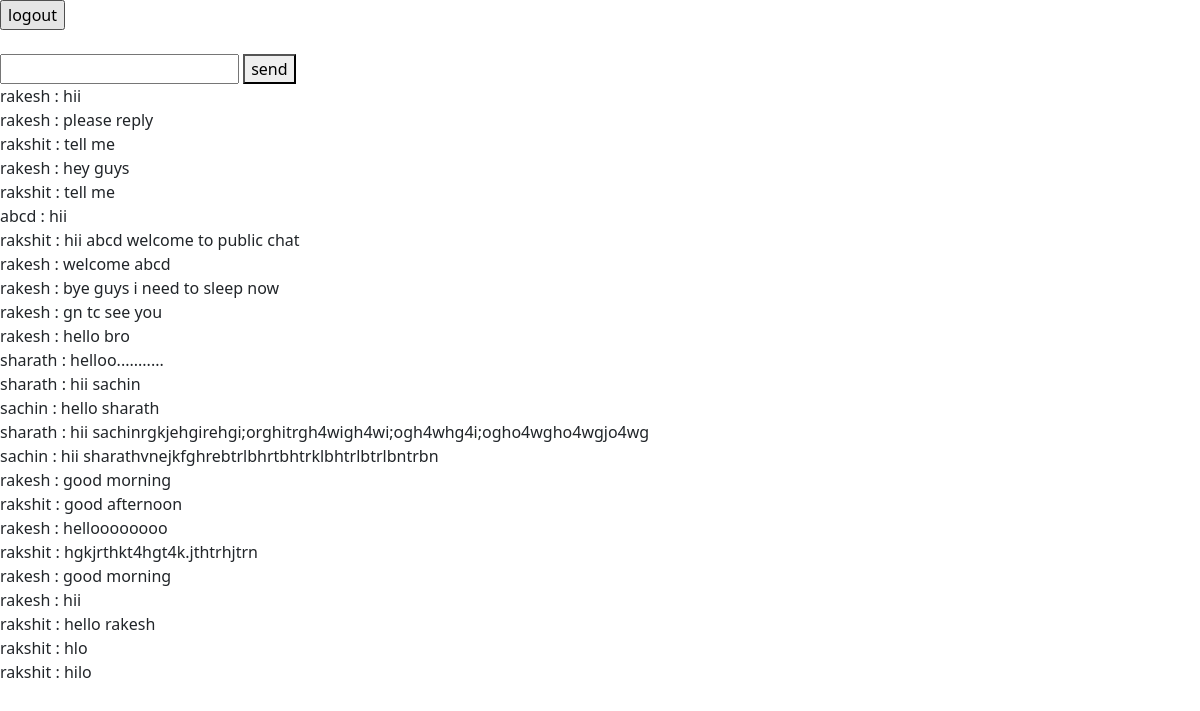
Page /chat/ on the committed database.
### main/models.py (models this page shows, shortened)
class Detial(models.Model):
    user = models.ForeignKey(User,on_delete = models.CASCADE)
    msg = models.TextField()

### main/views.py (the view)
# urls.py: path('chat/',views.chat)
def chat(request):
    get_data = Detial.objects.all()
    context = {
        'get_data' : get_data
    }
    return render(request,'chat.html',context)

### templates/chat.html (shortened to what this page needs)
{% extends 'base.html' %}
{% block body %}
<a href="/logout/"><input type="button" value="logout"></a><br><br>
<input name="msg" id="msg">
<a href="#"><button id="snd">send</button></a>
<div class="chat" id="cht">
    {% if get_data %}
    {% for data in get_data %}
    {{ data.user.username }} : {{ data.msg }} <br>
    {% endfor %}
    {% endif %}
</div>
{% endblock %}

### templates/base.html (shortened to what this page needs)
<!doctype html>
<html lang="en">
  <head>
    <link href="https://cdn.jsdelivr.net/npm/bootstrap@5.1.1/dist/css/bootstrap.min.css" rel="stylesheet">
  </head>
  <body>
    {% block body %}
    {% endblock %}
  </body>
</html>

### rows in the picture
Detial: user.username "rakesh", msg "hii"
Detial: user.username "rakesh", msg "please reply"
Detial: user.username "rakshit", msg "tell me"
Detial: user.username "rakesh", msg "hey guys"
Detial: user.username "rakshit", msg "tell me"
Detial: user.username "abcd", msg "hii"
Detial: user.username "rakshit", msg "hii abcd welcome to public chat"
Detial: user.username "rakesh", msg "welcome abcd"
Detial: user.username "rakesh", msg "bye guys i need to sleep now"
Detial: user.username "rakesh", msg "gn tc see you"
Detial: user.username "rakesh", msg "hello bro"
Detial: user.username "sharath", msg "helloo..........."
Detial: user.username "sharath", msg "hii sachin"
Detial: user.username "sachin", msg "hello sharath"
Detial: user.username "sharath", msg "hii sachinrgkjehgirehgi;orghitrgh4wigh4wi;ogh4whg4i;ogho4wgho4wgjo4wg"
Detial: user.username "sachin", msg "hii sharathvnejkfghrebtrlbhrtbhtrklbhtrlbtrlbntrbn"
Detial: user.username "rakesh", msg "good morning"
Detial: user.username "rakshit", msg "good afternoon"
Detial: user.username "rakesh", msg "helloooooooo"
Detial: user.username "rakshit", msg "hgkjrthkt4hgt4k.jthtrhjtrn"
Detial: user.username "rakesh", msg "good morning"
Detial: user.username "rakesh", msg "hii"
Detial: user.username "rakshit", msg "hello rakesh"
Detial: user.username "rakshit", msg "hlo"
Detial: user.username "rakshit", msg "hilo"
